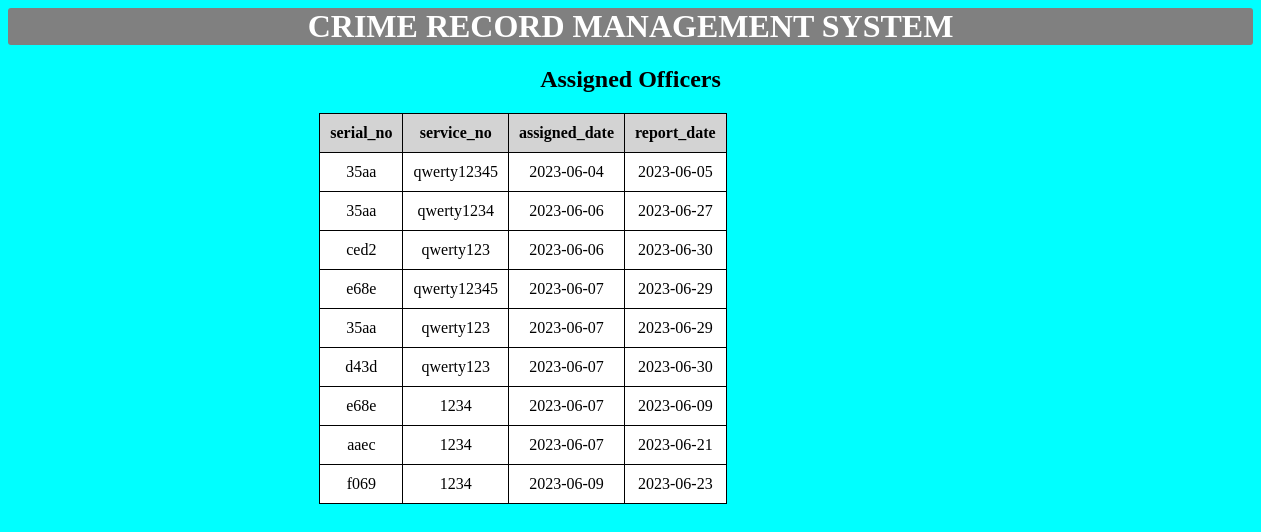
The page /officers/Assigned_officers.php on the database its author committed.
### tables this page shows
CREATE TABLE `duty` (
  `id` int(11) NOT NULL,
  `serial_no` varchar(4) NOT NULL,
  `service_no` varchar(20) NOT NULL,
  `date_to_report` date NOT NULL,
  `date_assigned` date NOT NULL DEFAULT current_timestamp()
);

### officers/Assigned_officers.php (the view, shortened to what this page needs)
<!DOCTYPE html>
<html>
<head>
</head>
<body>
  <h1>CRIME RECORD MANAGEMENT SYSTEM</h1>
  <h2> Assigned Officers</h2>
  <div class="table-container">
  <table>
    <tr>
      <th>serial_no</th>
      <th>service_no</th>
      <th>assigned_date</th>
      <th>report_date</th>
    </tr>
  <?php
  include('../db/Connections.php');
    $sql = 'SELECT *  FROM duty';
    $result = mysqli_query($conn, $sql);
     echo '<div class="data-container">';
    if (mysqli_num_rows($result) > 0 ) {
      while($row = mysqli_fetch_assoc($result)) {
  while ($row = mysqli_fetch_assoc($result)) {
    echo "<tr>";
    echo "<td>" . $row['serial_no'] . "</td>";
    echo "<td>" . $row['service_no'] . "</td>";
    echo "<td>" . $row['date_assigned'] . "</td>";
    echo "<td>" . $row['date_to_report'] . "</td>";
    echo "</tr>";
  }
    }
    } else {
      echo "0 results";
    }
  ?>
  </table>
</div>
</body>
</html>

### officers/Assigned_officers.php (style rules this page uses)
.table-container { width: 80%; margin-left: 25%; }
h1 { background-color: gray; text-align: center; color: white; border-radius: 3px; margin-top: 0%; }
h2 { text-align: center; }
body { background-color: aqua; }
table { border-collapse: collapse; text-align: center; background-color: white; }
td, th { border: 1px solid black; padding: 10px; }
th { background-color: lightgray; }
td { text-align: center; }
td + td { margin-left: 10px; }

### rows shown on the page
duty: serial_no "35aa", service_no "qwerty12345", date_assigned "2023-06-04", date_to_report "2023-06-05"
duty: serial_no "35aa", service_no "qwerty1234", date_assigned "2023-06-06", date_to_report "2023-06-27"
duty: serial_no "ced2", service_no "qwerty123", date_assigned "2023-06-06", date_to_report "2023-06-30"
duty: serial_no "e68e", service_no "qwerty12345", date_assigned "2023-06-07", date_to_report "2023-06-29"
duty: serial_no "35aa", service_no "qwerty123", date_assigned "2023-06-07", date_to_report "2023-06-29"
duty: serial_no "d43d", service_no "qwerty123", date_assigned "2023-06-07", date_to_report "2023-06-30"
duty: serial_no "e68e", service_no "1234", date_assigned "2023-06-07", date_to_report "2023-06-09"
duty: serial_no "aaec", service_no "1234", date_assigned "2023-06-07", date_to_report "2023-06-21"
duty: serial_no "f069", service_no "1234", date_assigned "2023-06-09", date_to_report "2023-06-23"
